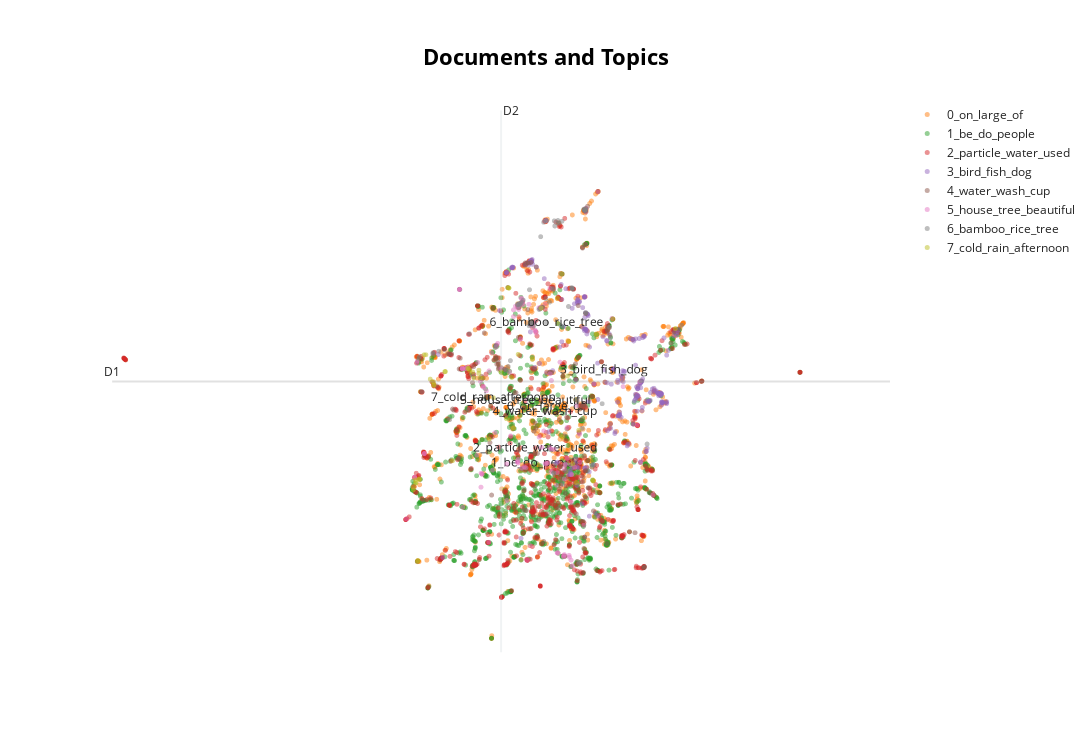

Notebook code cell kept with this figure:
### Code cell
labels2 = list(zero_shot_results["Second_Max_Probability_Label"])
labels2 = [candidate_labels.index(label) for label in labels2]
topic_model2 = BERTopic(
        embedding_model=empty_embedding_model,
        umap_model=empty_dimensionality_model,
        hdbscan_model=empty_cluster_model,
        ctfidf_model=ctfidf_model
)
topics, probs = topic_model2.fit_transform(docs, y=labels2)
topic_model2.visualize_documents(docs, reduced_embeddings=reduced_embeddings)

### Figure 1 — Plotly figure (JSON) as saved in the notebook; plotly's stock layout.template omitted (floating-point values rounded to 4 significant figures; data arrays with more than 128 entries replaced by an {"elided": "..."} marker saying what was removed)
{"data": [{"hoverinfo": "text", "hovertext": [null], "marker": {"color": "#CFD8DC", "opacity": 0.5, "size": 5}, "mode": "markers+text", "name": "other", "showlegend": false, "type": "scattergl", "x": [null], "y": [null]}, {"hoverinfo": "text", "hovertext": {"elided": "1231 str values"}, "marker": {"opacity": 0.5, "size": 5}, "mode": "markers+text", "name": "0_on_large_of", "text": {"elided": "1231 str values"}, "textfont": {"size": 12}, "type": "scattergl", "x": {"elided": "1231 float values"}, "y": {"elided": "1231 float values"}}, {"hoverinfo": "text", "hovertext": {"elided": "1210 str values"}, "marker": {"opacity": 0.5, "size": 5}, "mode": "markers+text", "name": "1_be_do_people", "text": {"elided": "1210 str values"}, "textfont": {"size": 12}, "type": "scattergl", "x": {"elided": "1210 float values"}, "y": {"elided": "1210 float values"}}, {"hoverinfo": "text", "hovertext": {"elided": "722 str values"}, "marker": {"opacity": 0.5, "size": 5}, "mode": "markers+text", "name": "2_particle_water_used", "text": {"elided": "722 str values"}, "textfont": {"size": 12}, "type": "scattergl", "x": {"elided": "722 float values"}, "y": {"elided": "722 float values"}}, {"hoverinfo": "text", "hovertext": {"elided": "235 str values"}, "marker": {"opacity": 0.5, "size": 5}, "mode": "markers+text", "name": "3_bird_fish_dog", "text": {"elided": "235 str values"}, "textfont": {"size": 12}, "type": "scattergl", "x": {"elided": "235 float values"}, "y": {"elided": "235 float values"}}, {"hoverinfo": "text", "hovertext": {"elided": "147 str values"}, "marker": {"opacity": 0.5, "size": 5}, "mode": "markers+text", "name": "4_water_wash_cup", "text": {"elided": "147 str values"}, "textfont": {"size": 12}, "type": "scattergl", "x": {"elided": "147 float values"}, "y": {"elided": "147 float values"}}, {"hoverinfo": "text", "hovertext": {"elided": "133 str values"}, "marker": {"opacity": 0.5, "size": 5}, "mode": "markers+text", "name": "5_house_tree_beautiful", "text": {"elided": "133 str values"}, "textfont": {"size": 12}, "type": "scattergl", "x": {"elided": "133 float values"}, "y": {"elided": "133 float values"}}, {"hoverinfo": "text", "hovertext": ["pickled eggplant ", "action and noise of fruit or similar things hitting the ground", "type of tree the bark of which is used to kill fish", "deep forest", "bamboo water system", "to cook in the coals with leaves around ", "to be wrinkled as leaf paper clothing", "rice grain with no kernel", "to contain much as can or pot", "black insect that eats leaves and is edible", "of tree to be split", "to peel sugarcane", "plains", "pleasant smell, fragrant", "the large husks of rice", "to be very sharp and painful e.g. grass that cuts skin", "type of tree with fruit used to trap birds", "to turn pot around so it is heated by fire", "cotton", "bamboo or xylophone ", "dikes that divide sections of a rice field (wet rice)", "shade ", "to sprout", "to pound corn or vegetables with mortar and pestle", "cleaned out all the grass; cleaned out of a garden", "like but smaller also edible ", "to harvest rice by stripping grains from plant", "bamboo water system of Bahnar", "two bananas growing fastened together", "everything, all kinds ", "type of bead made from a certain of grass and used on loincloths", "pick all over, weak, failing health; pale", "not know anything about at all ", "long green type bananas", "small, round objects like peanuts", "to sprout", "to clean over and over as in cleaning out a gourd, to cook bamboo sprouts over and over again to take away bitter taste", "rice cooked in banana leaves or bamboo sections and boiled", "trunk of tree; classifier for trees", "everything, all kinds ", "green, blue", "to bring up from throat or spit out of mouth as bad tasting medicine, seeds", "red, sour tree fruit ", "to be productive in thinking; to make a fence or wall of bamboo", "a torch, something used to set fire like dry bamboo", "wild rice", "type of grass that grows in the water", "to make a grass wall to fix a worn place in wall ", "to designate a straight tree ", "garden in fields or woods", "stem of fruit handle of pot", "to harvest rice", "leaf that is used to make brooms", "to make a pile of weeds", "bee-like insect that in tree or ground, smaller than bee", "broken of rice grain", "stalk of bananas", "guava", "a fruit like the apple or fig", "stem of pipe", "bamboo strip grass used for stringing fish", "of food to be peppery", "a long yellow type of banana ", "male animals, non-producing plants", "to place bamboo tube so that water will run through it", "type of tree--very large", "device for making cotton ", "to grow physically ", "to prune a tree", "very tall as bamboo tall slender person", "plant that edible seed and leaves the seed pops", "rounded sides like a flower vase", "fence around rice field made of poles", "to clear bush, jungle to make a field", "a type of worm that eats rice plants", "stand to set pots on over fire ", "to push rice into bamboo tube", "poison from tree used to put on arrows", "type of white worm that eats roots of plants", null], "marker": {"opacity": 0.5, "size": 5}, "mode": "markers+text", "name": "6_bamboo_rice_tree", "text": ["", "", "", "", "", "", "", "", "", "", "", "", "", "", "", "", "", "", "", "", "", "", "", "", "", "", "", "", "", "", "", "", "", "", "", "", "", "", "", "", "", "", "", "", "", "", "", "", "", "", "", "", "", "", "", "", "", "", "", "", "", "", "", "", "", "", "", "", "", "", "", "", "", "", "", "", "", "", "", "6_bamboo_rice_tree"], "textfont": {"size": 12}, "type": "scattergl", "x": [10.74, 13.21, 8.809, 9.021, 9.712, 6.542, 8.393, 10.57, 6.838, 10.1, 8.698, 9.895, 10.04, 8.102, 10.54, 9.061, 8.859, 6.382, 8.347, 9.47, 10.58, 10.53, 9.692, 7.377, 9.056, 9.58, 10.54, 9.812, 10.19, 10.38, 8.506, 11.25, 9.947, 10.2, 11.03, 9.697, 9.807, 10.54, 8.734, 10.41, 11.23, 7.334, 9.691, 9.503, 6.008, 10.52, 9.097, 9.042, 8.763, 9.141, 9.323, 10.56, 9.387, 9.112, 12.09, 10.55, 10.19, 9.895, 9.657, 9.295, 9.338, 6.08, 10.22, 12.26, 9.846, 8.794, 8.446, 10.3, 8.717, 9.42, 9.477, 10.47, 9.725, 9.085, 10.58, 6.38, 9.921, 9.032, 10.57, 9.497], "y": [7.564, 11.63, 12.29, 11.62, 14.62, 10.89, 10.33, 14.94, 8.924, 12.17, 12.22, 11.62, 7.451, 11.04, 14.92, 11.72, 12.35, 10.84, 10.37, 14.64, 14.98, 7.892, 7.402, 11.39, 11.66, 12.29, 14.92, 14.63, 12.71, 4.797, 10.62, 11.27, 7.073, 12.69, 9.38, 7.392, 14.56, 14.94, 12.14, 4.82, 11.57, 9.223, 12.65, 14.63, 10.72, 14.96, 11.74, 11.7, 12.23, 11.6, 12.12, 14.94, 12.15, 11.68, 10.04, 14.93, 12.69, 13.11, 12.7, 12.08, 14.17, 9.727, 12.66, 8.224, 14.56, 12.25, 10.45, 9.49, 12.22, 14.58, 12.4, 8.677, 14.48, 11.67, 11.99, 10.81, 14.61, 12.65, 11.99, 11.71]}, {"hoverinfo": "text", "hovertext": ["to be a little ripe", "of food to be cold", "to not be able to stand up because of fall, sickness", "noise of beating on drum or of rain", "leak in roof ", "crisp, brittle, hard", "to be wet", "today", "to become dark gradually", "to shake as when cold", "sickness in stomach as when wet from rain", "of a spring to lose its flexibility ", "day ", "metal necklace (all one piece)", "afternoon", "to place on shoulder e.g. a blanket hung on shoulder when no longer for warmth when walking", "to shake all over from cold", "to designate rays of dawning sun, coming up of full moon", "expression to describe something cold", "dry", "to sprinkle scatter ", "soft and springy", "very heavy ", "hot", "of water to seep away dry up go down", "type of spring", "afternoon ", "morning", "water", "to fall gradually", "of a man's skin to be marked up by constantly being in wind", "running water from rain", "hiccough", "evening", "squash-like vegetable insides can be used as brush or sponge ", "piece of wood that has been burned black, charred", "to become bigger and as dirt in front of plow, waves piling up ", "to heat for a long time", "water dipper", "of plants to wither ", "to warm oneself in sun", "morning ", "dry", "coat, warm clothing", "type of very hard burning wood, it makes good charcoal ", "heavy, many", "light rain that continues for a long time-hours or days", "to fasten thatch to roof frame ", "of earth to be hard, or a tire ", "to shape form with mud cement to build with these materials", "dust, rubbish ", "moon, month ", "rafter", null], "marker": {"opacity": 0.5, "size": 5}, "mode": "markers+text", "name": "7_cold_rain_afternoon", "text": ["", "", "", "", "", "", "", "", "", "", "", "", "", "", "", "", "", "", "", "", "", "", "", "", "", "", "", "", "", "", "", "", "", "", "", "", "", "", "", "", "", "", "", "", "", "", "", "", "", "", "", "", "", "7_cold_rain_afternoon"], "textfont": {"size": 12}, "type": "scattergl", "x": [9.923, 6.404, 6.92, 13.04, 7.502, 8.397, 7.641, 5.842, 11.32, 5.967, 7.641, 8.461, 5.843, 9.936, 5.919, 8.545, 5.966, 10.77, 6.404, 6.722, 7.756, 8.433, 8.583, 6.402, 7.36, 8.467, 5.905, 5.997, 7.337, 7.921, 10.86, 7.469, 10.31, 5.895, 9.797, 6.136, 10.11, 6.365, 7.386, 9.347, 6.307, 6.007, 6.706, 8.251, 6.186, 8.592, 7.671, 10.08, 9.108, 10.38, 8.72, 10.78, 10.21, 8.038], "y": [13.1, 9.908, 7.748, 11.54, 10.12, 8.952, 10.34, 6.911, 11.81, 4.883, 10.25, 12.7, 6.991, 8.427, 7.119, 10.13, 4.879, 7.198, 9.912, 10.3, 10.11, 12.71, 8.689, 10.01, 10.39, 12.7, 7.108, 7.215, 10.39, 8.369, 11.37, 10.29, 7.121, 7.193, 12.41, 10.78, 11.17, 10.01, 10.34, 12.12, 10.09, 7.223, 10.3, 10.29, 10.78, 8.676, 10.12, 10.18, 10.65, 8.618, 10.8, 7.164, 7.659, 9.552]}], "layout": {"annotations": [{"showarrow": false, "text": "D1", "x": -2.426, "y": 10.02, "yshift": 10}, {"showarrow": false, "text": "D2", "x": 8.25, "xshift": 10, "y": 17.79}], "height": 750, "shapes": [{"line": {"color": "#CFD8DC", "width": 2}, "type": "line", "x0": 8.25, "x1": 8.25, "y0": 2.255, "y1": 17.79}, {"line": {"color": "#9E9E9E", "width": 2}, "type": "line", "x0": -2.426, "x1": 18.93, "y0": 10.02, "y1": 10.02}], "title": {"font": {"color": "Black", "size": 22}, "text": "<b>Documents and Topics</b>", "x": 0.5, "xanchor": "center", "yanchor": "top"}, "width": 1200, "xaxis": {"visible": false}, "yaxis": {"visible": false}}}
